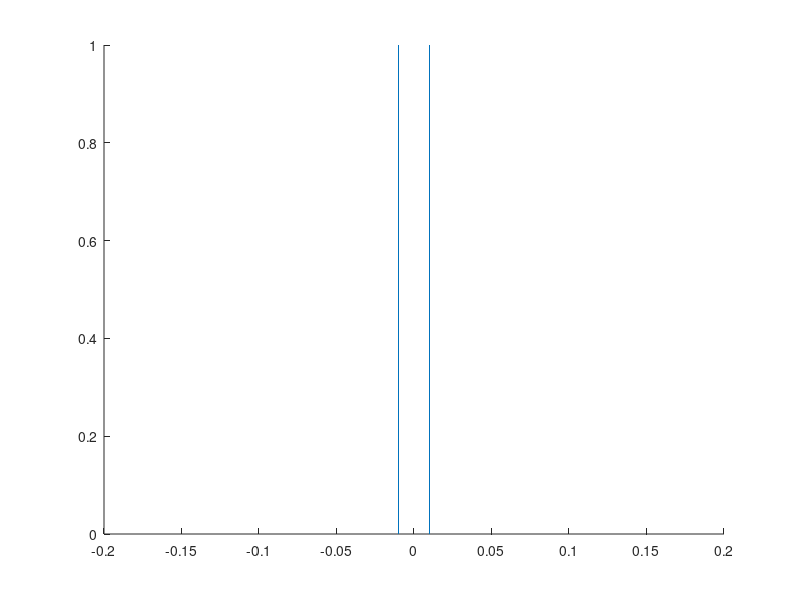

Here is the MATLAB script that generated this plot: (Note: this script raises an error after producing the figure.)
clear;
close all;

lambda = 632.9e-9;
k = 2*pi/lambda;

D = 20e-3;
f = 100e-3;
z0 = 100e-3;
f_number = f / D;
NA = sin(atan(1 / (2*f_number)));
spot_size = lambda / (2 * NA);

Mx = 2^20;

dx = 200e-9;
x = ((0 : 1 : Mx-1) - (Mx-1)/2)*dx;
dfx = 1 / (Mx*dx);
fx = ((0 : 1 : Mx-1) - (Mx-1)/2)*dfx;

a = abs(x) < D/2;
t = a .* exp(-1j * k * sqrt(x.^2 + z0^2));

figure
hold on
plot(x, abs(t))

H = exp(1j * 2*pi * z0 * sqrt(1/(lambda^2) - fx.^2)); % Free space propagation by z0
T = FT2(t);
OUT = T .* H;
out = IFT2(OUT);

plot(x, abs(out)/max(abs(out(:))))

